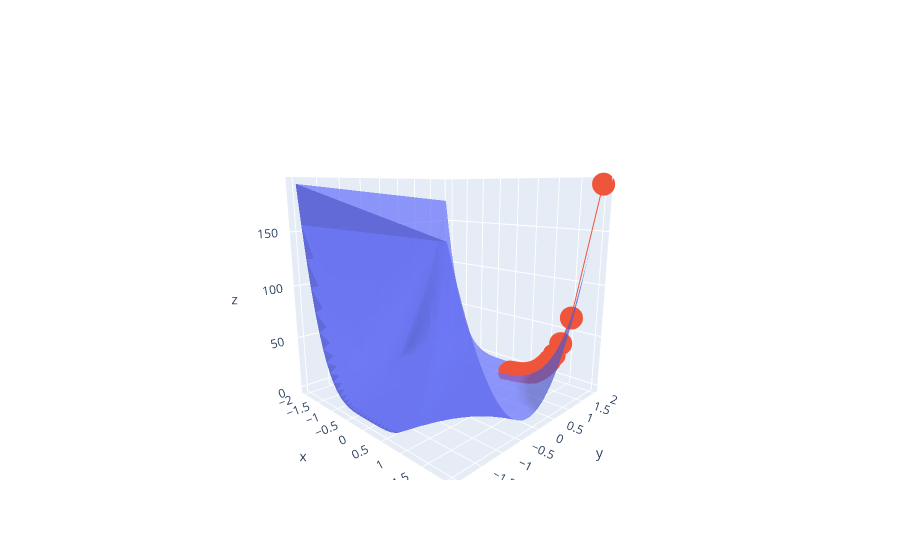

Here is the notebook cell this chart was saved with:
### Code cell
descent_three_d = go.Scatter3d(
        x=x_vals_d,
        y=y_vals_d,
        z=descent_vals,
    )
multi_param_fig.add_trace(descent_three_d)
